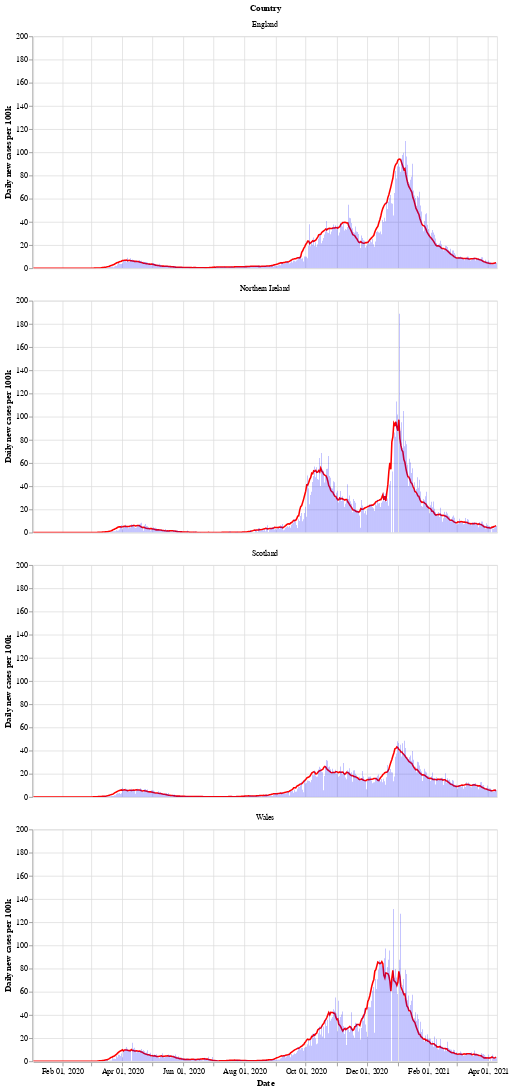

Notebook source saved alongside this figure:
### Markdown cell above
Next is a bar chart of the number of new cases in each country (per 100k population), with the 7 day moving average of cases. Again we see that Wales saw a longer period of raising and falling cases compared to the other countries.

After a period of cases falling, each nation is now seeing a rise in the number of cases - especially in Wales.

### Code cell
# collapse
bars = alt.Chart(uk_cases).mark_bar().encode(
    x=alt.X("yearmonthdate(date):T", axis=alt.Axis(title='Date')),
    y=alt.Y("newCasesRate:Q", axis=alt.Axis(title='Daily new cases per 100k')),
    tooltip='newCasesRate',
    color=alt.condition(
        alt.datum.dailyChange > 0,
        alt.value("orange"),  # The positive color
        alt.value("blue")  # The negative color
    )
).properties(title='New cases per 100k population with rolling 7 day average', width=600).interactive()
line = alt.Chart(uk_cases).mark_line(
    color='red',
    size=2,
).transform_window(
    rolling_mean='mean(newCasesRate)',
    frame=[0, 7],
    groupby=['areaName']
).encode(
    x='yearmonthdate(date):T',
    y='rolling_mean:Q'
)
alt.layer(line, bars, data=uk_cases).facet(alt.Row('areaName', title='Country'), columns=1)

### Figure 1 — Vega-Lite specification as saved in the notebook (floating-point values rounded to 4 significant figures; data arrays with more than 128 entries replaced by an {"elided": "..."} marker saying what was removed)
{"config": {"view": {"continuousWidth": 400, "continuousHeight": 300}}, "data": {"name": "data-ca99dd541300bde1b45bccecc8495db4"}, "facet": {"type": "nominal", "field": "areaName", "title": "Country"}, "spec": {"layer": [{"mark": {"type": "line", "color": "red", "size": 2}, "encoding": {"x": {"type": "temporal", "field": "date", "timeUnit": "yearmonthdate"}, "y": {"type": "quantitative", "field": "rolling_mean"}}, "transform": [{"window": [{"op": "mean", "field": "newCasesRate", "as": "rolling_mean"}], "frame": [0, 7], "groupby": ["areaName"]}]}, {"mark": "bar", "encoding": {"color": {"condition": {"value": "orange", "test": "(datum.dailyChange > 0)"}, "value": "blue"}, "tooltip": {"type": "quantitative", "field": "newCasesRate"}, "x": {"type": "temporal", "axis": {"title": "Date"}, "field": "date", "timeUnit": "yearmonthdate"}, "y": {"type": "quantitative", "axis": {"title": "Daily new cases per 100k"}, "field": "newCasesRate"}}, "selection": {"selector002": {"type": "interval", "bind": "scales", "encodings": ["x", "y"]}}, "title": "New cases per 100k population with rolling 7 day average", "width": 600}]}, "columns": 1, "$schema": "https://vega.github.io/schema/vega-lite/v4.8.1.json", "datasets": {"data-ca99dd541300bde1b45bccecc8495db4": {"elided": "1852 records"}}}
